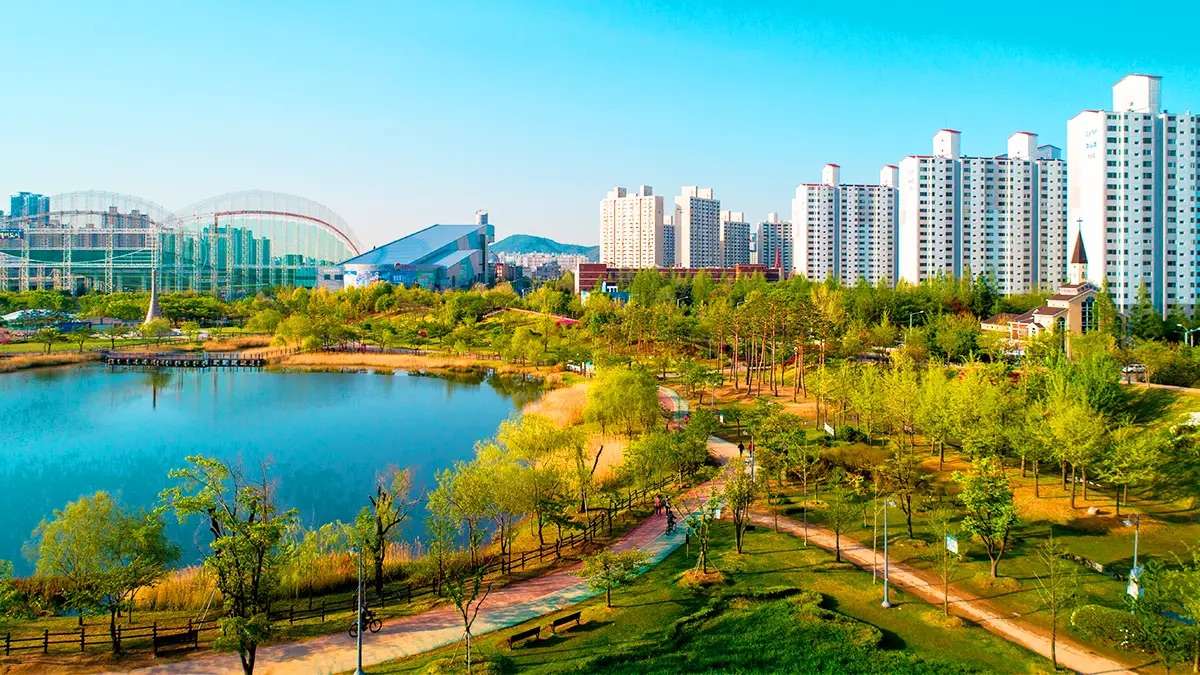
#> input picture photos/1.jpeg, 1200 x 675 px
$ python make_assets.py
#> lines starting #> are read from the running program, lines starting #| are printed output that depends on the picture; after the words box and inside, x2 and y2 are one past the last pixel; in counts of white or black regions, pixels touching at a corner belong together
#> further down, src1 is the input picture: PIL image 1200x675 RGB; mean R, G, B 122.6, 157, 125
#| 1.jpeg (1200, 675)
#!/usr/bin/env python3
"""현장 사진 -> DT 에셋
1) skyline_cut.png : 1.jpeg 상단 스카이라인(아파트·돔·산) 하늘 누끼 + 하단 페이드
2) photo_*.jpg     : 사진 비교 뷰용 리사이즈본
"""
import pathlib, numpy as np, cv2
from PIL import Image
R = pathlib.Path(__file__).resolve().parents[2]
A = R/'src/assets'; A.mkdir(parents=True, exist_ok=True)

def cut_sky(img, y0, y1):
#> called with y0 = 60, y1 = 330
    a = np.asarray(img.convert('RGB')).astype(np.float32)[y0:y1]
    H,W,_ = a.shape
#> H = 270; W = 1200
    r,g,b = a[...,0],a[...,1],a[...,2]
    mx=a.max(-1); mn=a.min(-1); sat=(mx-mn)/np.maximum(mx,1)
    seed = ((b-r)>28)&(b>120)&(sat>0.18)
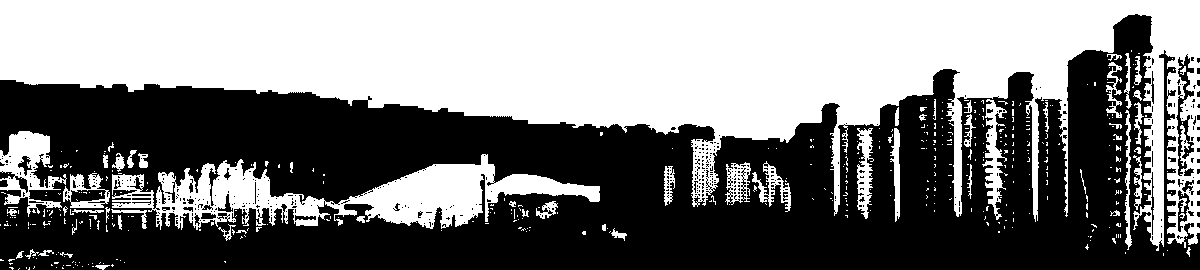
#> seed: shape (270, 1200) bool; 48.4% white; 446 white regions (386 under 20 px), largest, box (x1, y1, x2, y2) and area: (0, 0, 1200, 251) 129615, (112, 154, 600, 230) 14588, (0, 131, 67, 217) 2455
    # 확실한 하늘 픽셀로 2차 하늘색 모델 적합 (x,y 다항)
    yy,xx = np.nonzero(seed[:int(H*0.6)])
    X = np.stack([np.ones_like(xx),xx/W,yy/H,(xx/W)**2,(yy/H)**2,(xx/W)*(yy/H)],1).astype(np.float32)
    coef = np.linalg.lstsq(X, a[yy,xx], rcond=None)[0]
#> coef = [[170.8, 225.4, 236.6], [-80.14, 38.52, 81.92], [268.9, 136.4, 115.5], [-96.24, -61.67, -84.27], [-653, -370.6, -327.7], [312.8, -18.13, -58.84]]
    gy,gx = np.mgrid[0:H,0:W]
    G = np.stack([np.ones_like(gx),gx/W,gy/H,(gx/W)**2,(gy/H)**2,(gx/W)*(gy/H)],-1).astype(np.float32)
    model = G@coef
    # 아래로 갈수록 하늘이 옅어지는 것을 외삽 오차 허용치로 보정
    d = np.sqrt(((a-model)**2).sum(-1))
    tol = 18 + 10*(gy/H)
    gray = a.mean(-1)
    mu = cv2.blur(gray,(5,5)); sd = np.sqrt(np.maximum(cv2.blur(gray*gray,(5,5))-mu*mu,0))
#> after `sd = np.sqrt(np.maximum(cv2.blur(gray * gray, (5, 5)) - mu * mu, 0))`:
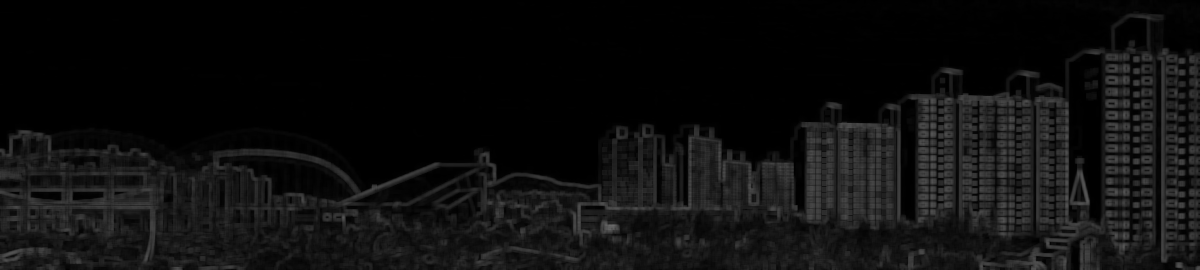
#> sd: shape (270, 1200) float32; min 0, max 105.6, mean 15.2
    pale = ((b-r)>7) & (gray>165) & (sd<5.5)
#> pale: shape (270, 1200) bool; 46.6% white; 196 white regions (166 under 20 px), largest, box (x1, y1, x2, y2) and area: (0, 0, 1126, 180) 146010, (1146, 7, 1200, 54) 1431, (389, 167, 472, 201) 766
    skylike = (d<tol) | seed | pale
#> skylike: shape (270, 1200) bool; 59.4% white; 482 black regions (447 under 20 px), largest, box (x1, y1, x2, y2) and area: (0, 14, 1200, 270) 127506, (1176, 86, 1194, 176) 390, (1178, 54, 1194, 88) 195
    # 열 단위 위→아래 스캔: 비하늘 3픽셀 연속 시 스카이라인
    m = np.zeros((H,W),np.uint8)
    for x in range(W):
        col = skylike[:,x]; run=0; edge=H
        for y in range(H):
            if col[y]: run=0
            else:
                run+=1
                if run>=3: edge=y-2; break
        m[:edge,x]=1
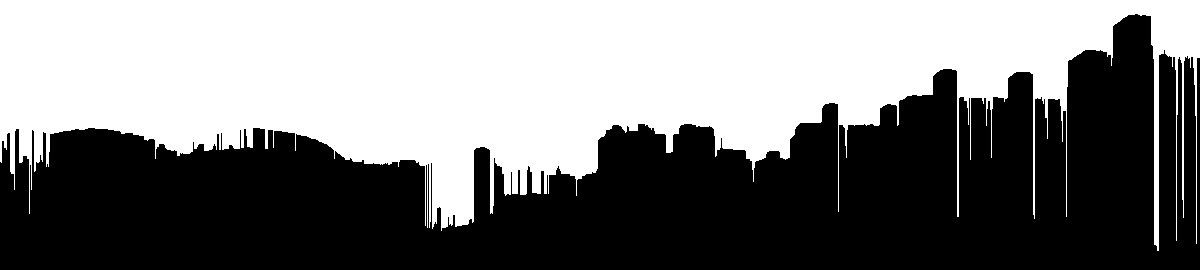
#> m: shape (270, 1200); values 0 (black) and 1 (white), 48.9% white; 1 white region, box (x1, y1, x2, y2) and area: (0, 0, 1200, 251) 158471
    alpha = (1-m).astype(np.float32)
    alpha = cv2.GaussianBlur(alpha,(3,3),0.8)
    h = H; fade = np.ones(h,np.float32)
#> after `h = H`: h = 270
#> after `fade = np.ones(h, np.float32)`: fade = 270 values from 1 to 1
    f0 = int(h*0.80); fade[f0:] = np.linspace(1,0,h-f0)
#> after `f0 = int(h * 0.8)`: f0 = 216
    alpha *= fade[:,None]
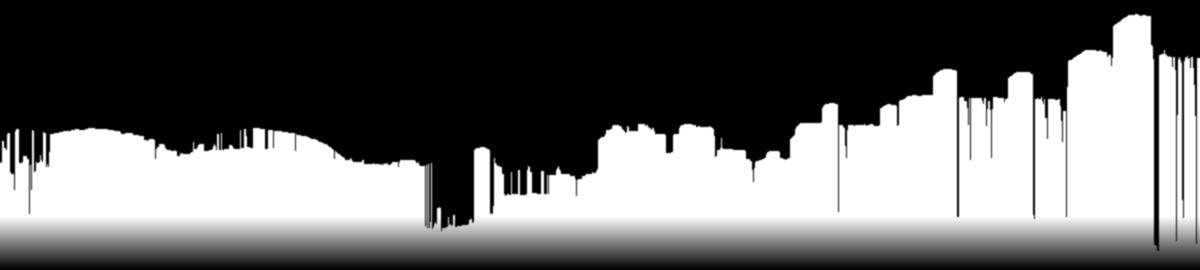
#> alpha: shape (270, 1200) float32; min 0, max 1, mean 0.411
    haze = np.array([196,214,226],np.float32)
    rgb = a*0.82 + haze*0.18
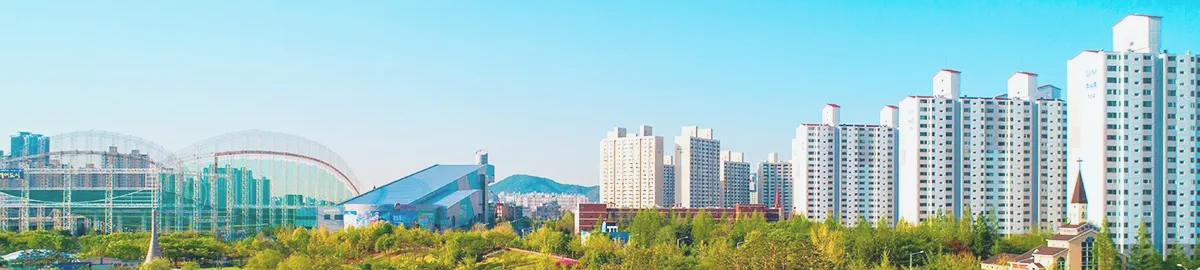
#> rgb: shape (270, 1200, 3) float32; mean R, G, B 159.6, 196.9, 195.5
    out = np.dstack([np.clip(rgb,0,255), alpha*255]).astype(np.uint8)
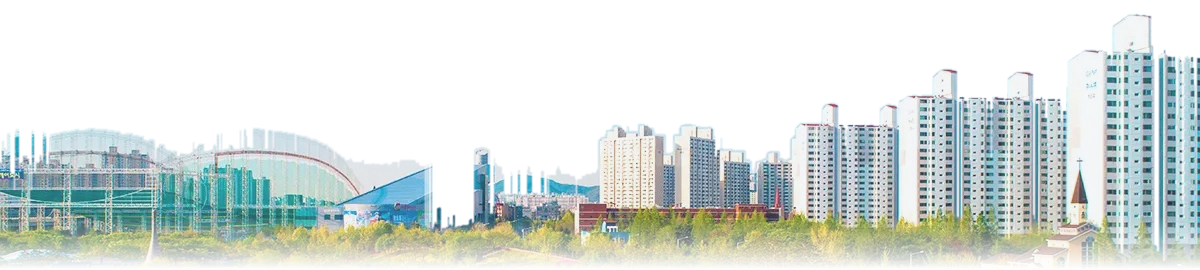
#> out: shape (270, 1200, 4); mean R, G, B, A 159.1, 196.4, 195, 104.7; transparent parts drawn white
    return Image.fromarray(out,'RGBA')

src1 = Image.open(R/'photos'/'1.jpeg')
print('1.jpeg', src1.size)
sk = cut_sky(src1, 60, 330)
sk.save(A/'skyline_cut.png', optimize=True)
# 미리보기(체커 배경)
w,h = sk.size; chk = Image.new('RGB',(w,h),(255,0,255)); chk.paste(sk,(0,0),sk); chk.save(A/'_preview_skyline.jpg',quality=85)
#> after `w, h = sk.size`: w = 1200; h = 270
#> after `chk.paste(sk, (0, 0), sk)`:
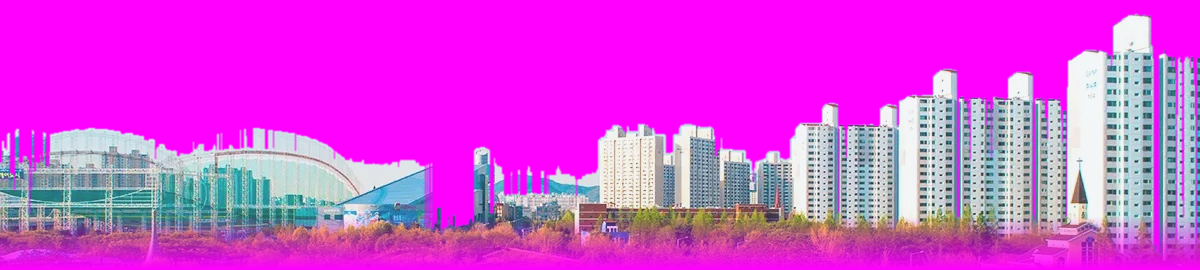
#> chk: PIL image 1200x270 RGB; mean R, G, B 214.8, 72.5, 219.5

for i,name in enumerate(['1.jpeg','2.jpeg','3.jpg','4.jpeg','5.jpg','6.jpg','7.jpg','8top.jpg'],1):
    im = Image.open(R/'photos'/name).convert('RGB'); W=960
    if im.width>W: im = im.resize((W, round(im.height*W/im.width)), Image.LANCZOS)
    im.save(A/f'photo_{i}.jpg', quality=76, optimize=True, progressive=True)
#> (the run stopped early here; a loop or call above may not have finished)
